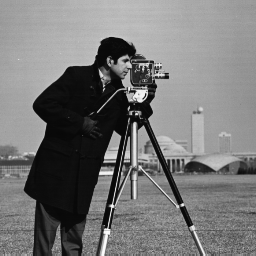
#> input picture TP5-Image-Restoration/Cameraman.bmp, 256 x 256 px
$ python TP5-Image_Restoration.py   (older library calls are emulated)
#> lines starting #> are read from the running program, lines starting #| are printed output that depends on the picture

# coding: utf-8

# In[114]:

from scipy import misc
from scipy.signal import convolve2d, wiener
import numpy as np
import scipy
import matplotlib.pyplot as plt
import pywt
import matplotlib as mpl
import math
mpl.rcParams['figure.figsize']=(5.0,5.0)    #(6.0,4.0)


def rgb2gray(rgb):

    r, g, b = rgb[:,:,0], rgb[:,:,1], rgb[:,:,2]
    gray = 0.2989 * r + 0.5870 * g + 0.1140 * b

    return gray

def loadimg(path):
#> called with path = 'Cameraman.bmp'
    return np.asarray(misc.imread(path, flatten=True, mode='F'))/255.
#> returned value: shape (256, 256) float32; min 0.0275, max 0.992, mean 0.466

def mse(i1,i2):
    return np.mean( (i1 - i2) ** 2 )

def psnr(img1, img2):
    MSE = mse(img1,img2)
    if MSE < 6.502500000000001e-06:
        return 100
    PIXEL_MAX = 1.0
    return 20 * math.log10(PIXEL_MAX / math.sqrt(MSE))

def mod2(H):
    return H*np.conjugate(H)


# ## Simple Inversion
#
# #### Exercise 1.1
# In this exercise we will first blur out the image *Cameraman* using a circular blur filter of radius 4 and then we will restore it using the pseudo inverse of the filter.
#

# In[115]:

f = loadimg('Cameraman.bmp')

plt.title("$f$: Original image")
plt.imshow(f, cmap='gray')
plt.show()


# In[116]:

h = [[0.0000,0.0000,0.0010,0.0072,0.0097,0.0072,0.0010,0.0000,0.0000],
     [0.0000,0.0041,0.0179,0.0199,0.0199,0.0199,0.0179,0.0041,0.0000],
     [0.0010,0.0179,0.0199,0.0199,0.0199,0.0199,0.0199,0.0179,0.0010],
     [0.0072,0.0199,0.0199,0.0199,0.0199,0.0199,0.0199,0.0199,0.0072],
     [0.0097,0.0199,0.0199,0.0199,0.0199,0.0199,0.0199,0.0199,0.0097],
     [0.0072,0.0199,0.0199,0.0199,0.0199,0.0199,0.0199,0.0199,0.0072],
     [0.0010,0.0179,0.0199,0.0199,0.0199,0.0199,0.0199,0.0179,0.0010],
     [0.0000,0.0041,0.0179,0.0199,0.0199,0.0199,0.0179,0.0041,0.0000],
     [0.0000,0.0000,0.0010,0.0072,0.0097,0.0072,0.0010,0.0000,0.0000]]
h = h/np.sum(h)


# In[117]:

H = np.fft.fft2(h, f.shape)


# In[118]:

mpl.rcParams['figure.figsize']=(9.0,6.0)    #(6.0,4.0)


F = np.fft.fft2(f)
plt.subplot(121)
plt.imshow(np.abs(np.fft.fftshift(H)))
plt.title("$|H|$")
plt.subplot(122)
plt.title("$log|F|$")
plt.imshow(np.log(np.abs(np.fft.fftshift(F))))
plt.show()


# In[119]:

mpl.rcParams['figure.figsize']=(5.0,5.0)    #(6.0,4.0)


G = H*F
plt.imshow(np.log(np.abs(np.fft.fftshift(G))))
plt.title("$log|G|$")
plt.show()


# In[120]:

g = np.real(np.fft.ifft2(G))
plt.imshow(g, cmap='gray')
plt.title("$g=h*f$")
plt.show()


# In[121]:

F_rec = G/H
plt.imshow(np.log(np.abs(np.fft.fftshift(F_rec))))
plt.title("$log|\hat{F}|$ by inversion")
plt.show()
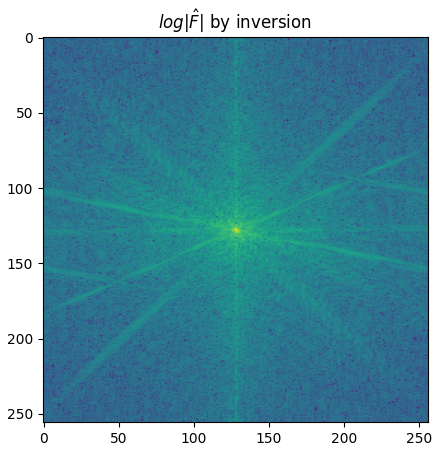
#> figure drawn by matplotlib, 1 panel


# In[122]:

f_rec = np.real(np.fft.ifft2(F_rec))
plt.title("$\hat{f}$ by inversion")
plt.imshow(f_rec, cmap='gray')
plt.show()


# In[123]:

error = mse(f_rec, f)
#> error = 4.06e-33
print("MSE: {:0.2e}".format(error))
#| MSE: 4.06e-33


# Using the inversion in this simple case where the $f$ image is only modified by the filter $h$, $g=h*f$, is very effective and the reconstruction is perfect.
#
# #### Exercise 1.2
#
# In this exercise however we will add some small gaussian noise $z$ to $g$, the resulting PSNR is 40dB, meaning that the noise is really small compared to the origianl image ($\sigma^2_{noise}=0.01$) and it is not visible (at least for me).

# In[124]:

n = np.random.normal(0,1e-2, g.shape)
g1 = g + n
print("PSNR: {:0.2f}dB".format(psnr(g,g1)))
#> in psnr, `MSE = mse(img1,img2)`: MSE = 9.91e-05
#| PSNR: 40.04dB
plt.imshow(g1, cmap='gray')
plt.title("$g = h*f+z$")
plt.show()


# In[125]:

G1 = np.fft.fft2(g1)
plt.imshow(np.log(np.abs(np.fft.fftshift(G1))))
plt.title("$log|G|$")
plt.show()


# In[126]:

F_rec1 = G1/H
plt.imshow(np.log(np.abs(np.fft.fftshift(F_rec1))))
plt.title("$log|\hat{F}|$ by inversion")
plt.show()


# In[127]:

f_rec1 = np.real(np.fft.ifft2(F_rec1))
plt.imshow(f_rec1, cmap='gray')
plt.title("$\hat{f}$ by inversion")
plt.show()


# The result of the reconstruction is totally wrong, even with such small noise. This is due the fact the $H$ has many singular point (where its value is very close or equal to 0), as the noise is equally distributed in the frequency domain when recostructing the image the noise present in the singular point of the filter is amplified of many order of magnetudes. This amplification is very well visible in the plot of $log(|\hat{F}|)$.
#
# #### Exercise 1.3
#
# To avoid the noise explosion a simple solution is to treshold the filter $H$ to bigger values:
#

# In[202]:

from mpl_toolkits.mplot3d import Axes3D
fig = plt.figure()
ax = fig.add_subplot(111, projection='3d')
mpl.rcParams['figure.figsize']=(8.0,6.0)    #(6.0,4.0)

X = np.arange(0, 256, 1)
Y = np.arange(0, 256, 1)

X, Y = np.meshgrid(X, Y)
ax.plot_surface(X,Y,np.abs(np.fft.fftshift(H)), cmap='BrBG')
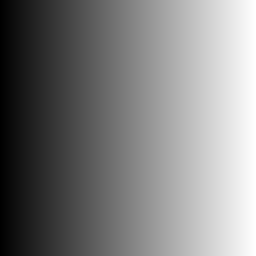
#> X: shape (256, 256) int64; min 0, max 255, mean 127.5
plt.title('$|H|$')
plt.show()


# To begin I start to tresholding all values of $H$ smaller than 0.1:

# In[129]:

def treshold(H, t):
    H1 = H.copy()
    H1[np.abs(H1)<t] = t
    return H1
mpl.rcParams['figure.figsize']=(5.0,5.0)    #(6.0,4.0)

H1 = treshold(H, 1e-1)

F_rec2 = G1/H1
plt.imshow(np.log(np.abs(np.fft.fftshift(F_rec2))))
plt.title(r"$log|\hat{F}|$ by inversion and $\tau=0.1$")
plt.show()


# In[130]:

f_rec2 = np.real(np.fft.ifft2(F_rec2))
plt.imshow(f_rec2, cmap='gray')
plt.title(r"$\hat{f}$ by inversion and $\tau=0.1$")
plt.show()
print("MSE: {:0.2e}".format(mse(f_rec2, f)))
#| MSE: 1.44e-02


# As it possible to see the reconstruction is already much better than the noise pattern of before, however I tried different configuration of the treshold $\tau$ to see what was the best one:

# In[131]:

ts = np.logspace(-3,0,200)
mses = []
for t in ts:
    Hr = treshold(H,t)
    Fr = G1/Hr
    fr = np.real(np.fft.ifft2(Fr))
    mses.append(mse(fr,f))
#> after the loop, mses = 200 values, max 3.76 at index 0, min 0.00881 at index 161, mean 0.535
mses_min = np.min(mses)
#> mses_min = 0.00881
t_min = ts[np.argmin(mses)]
#> t_min = 0.267
print("T optimal: {:0.2f} - {:0.1e}".format(t_min, mses_min))
#| T optimal: 0.27 - 8.8e-03
plt.plot(np.log10(ts), mses)
plt.scatter(np.log10(t_min), mses_min)
plt.grid(True)
plt.title("Reconstruction by Treshold")

plt.xlabel(r'$log_{10}(\tau)$')
plt.ylabel('MSE')
plt.show()
#> figure, not shown here; curve peaks at x = -3, y = 3.76


# The optimal treshold seems to be $\tau=0.27$ with an *mse* of only $8.9e^{-3}$ this the result reconstruction:

# In[132]:


H1 = treshold(H, t_min)

F_rec2 = G1/H1

f_rec2 = np.real(np.fft.ifft2(F_rec2))
plt.imshow(f_rec2, cmap='gray')
plt.title(r"$\hat{f}$ by inversion and $\tau=0.27$")
plt.show()
print("MSE: {:0.2e}".format(mse(f_rec2, f)))
#| MSE: 8.81e-03


# Even if the *mse* is smaller I still prefer the reconstruction with $\tau=0.27$.

# ## Regularization
#
# Another simple way to avoid the noise amplification is to regularize the filter $H$ by adding some small value $\lambda$ that avoid (too) small values:
#
# $$H_{\lambda} = \frac{H^*}{|H|^2+\lambda^2}$$
#
# Note that $H_{\lambda}$ is already inverted respect to $H$.
#
# My first experiment is again with $\lambda=0.1$:

# In[133]:

def regularization(H, lamb):
    return np.conjugate(H)/(mod2(H)+lamb**2)

lamb = 1e-1
H2 = regularization(H, lamb)

plt.title("$|H_{\lambda}|\quad\lambda=0.1$")
plt.imshow((np.abs(np.fft.fftshift(H2))))
plt.show()


# In[134]:

F_rec3 = G1*H2

plt.imshow(np.log(np.abs(np.fft.fftshift(F_rec3))))
plt.title(r"$log|\hat{F}|$ by regularization and $\lambda=0.1$")

plt.show()


# In[135]:

frec3 = np.real(np.fft.ifft2(F_rec3))
plt.title(r"$\hat{f}$ by regularization and $\lambda=0.1$")
plt.imshow(frec3, cmap="gray")
plt.show()


# As before I looked which $\lambda$ minimize the error:

# In[136]:

lambdas = np.logspace(-3,0,200)
mses = []
for lamb in lambdas:
    Hr = regularization(H,lamb)
    Fr = G1*Hr
    fr = np.real(np.fft.ifft2(Fr))
    mses.append(mse(fr,f))
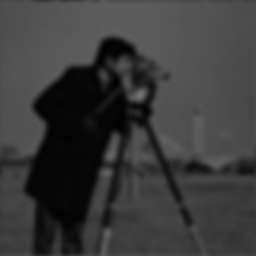
#> fr: shape (256, 256) float64; min 0.00981, max 0.452, mean 0.233
#> after the loop, mses = 200 values, max 1.47 at index 0, min 0.00389 at index 134, mean 0.203
lamb_min = lambdas[np.argmin(mses)]
#> lamb_min = 0.105
mses_min = np.min(mses)
#> mses_min = 0.00389
print("Lambda optimal: {:0.2f} - {:0.1e}".format(lamb_min, mses_min))
#| Lambda optimal: 0.10 - 3.9e-03

plt.plot(np.log10(lambdas), mses)
plt.scatter(np.log10(lamb_min), mses_min)
plt.grid(True)
plt.xlabel('$log_{10}(\lambda)$')
plt.ylabel('MSE')
plt.title("Reconstruction by Regularization")
plt.show()
#> figure, not shown here; curve peaks at x = -3, y = 1.47


# In this case appear that $\lambda=0.1$ is already the best solution with an *mse* of only $3.9e^{-3}$, while the best reconstruction by treshold was capable to optain $8.91e^{-3}$, more or less the double. As well the visual reconstruction is much more pleasant.

# ## The Wiener Filter
#
# The Wiener filter use some prior information, so is a statistical approach, on the signal to reconstruct it in such way to minimize the *mse*.
# In particular it use the hypotetical power spectrum of noise ($S_z$) and signal ($S_f$) to do such reconstruction:
# $$\hat{F}=\frac{H^*}{|H|^2+S_z/S_f}G$$
# I recall that $|H|^2 = H\cdot H^*$ and the block $\frac{|H|^2}{H}$ as been replaced by only $H^*$.
# #### Exercise 3.1
# By using the real power spectrum of the signal and of the noise the result is the following:

# In[167]:

def powerS(image):
    return mod2(np.fft.fft2(image))

def weiner(G, H, Sn, Sf):
    return (np.conjugate(H)/(mod2(H)+Sn/Sf))*G

Sn = powerS(n)
Sf = powerS(f)
Frec = weiner(G1, H, Sn, Sf)


# In[168]:

plt.imshow(np.log(np.abs(Frec)))
plt.title(r"$log|\hat{F}|$ using Weiner filter")
plt.show()


# In[169]:

frec = np.real(np.fft.ifft2(Frec))
plt.imshow(frec, cmap='gray')
plt.title(r"$\hat{f}$ using Weiener filter")

plt.show()
print("MSE: {:0.1e}".format(mse(frec, f)))
#| MSE: 2.7e-03


# The resulting reconstruction is slightly better than using the regularization.
# However we used the original image to obtain such reconstruction, and in real application we don't have access to this information, but it's possible to use the power spectrum of another natural image (as most of real images have similar spectrum) to do such reconstruction:

# In[140]:

house = loadimg('TP5_images/house.tif')
#> call 2 of loadimg, with path = 'TP5_images/house.tif'
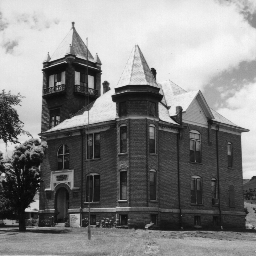
#> input picture TP5-Image-Restoration/TP5_images/house.tif, 256 x 256 px
Sn = powerS(n)
Sf = powerS(house)
Frec = weiner(G1, H, Sn, Sf)


# In[141]:

plt.imshow(np.log(np.abs(Frec)))
plt.title(r"$log|\hat{F}|$ using Weiner filter ($S_f$ of house.tif)")

plt.show()


# In[155]:

frec = np.real(np.fft.ifft2(Frec))
plt.imshow(frec, cmap='gray')
plt.title(r"$\hat{f}$ using Weiener filter ($S_f$ of house.tif)")
plt.show()
print("MSE: {:0.1e}".format(mse(frec, f)))
#| MSE: 3.6e-03


# Even in this case the reconstruction is slightly better then using a simple regularization. The lost of performance against using the original $S_f$ are around ~30%.
# Then I try to use the wiener filter implemented in the *skimage* python package, this implementation doesn't ask for any prior $S_f$ or $S_n$ so I suppose is some how coded or extracted from $G$ directly:

# In[156]:

from skimage import color, data, restoration
fscipy =  np.real(restoration.wiener(g,psf=H,balance=1e-4, is_real=False))
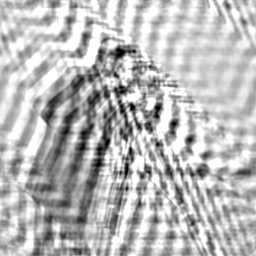
#> fscipy: shape (256, 256) float64; min -1, max 1, mean 0.447; drawn with min black and max white


# In[166]:

plt.imshow(fscipy, cmap='gray')
plt.title(r"$\hat{f}$ using skimage Weiener filter")
plt.show()
print("MSE: {:0.1e}".format(mse(fscipy, f)))
#| MSE: 1.2e-01


# The result of such reconstruction is even better then the previous ones (~3 times better than using the origianl $S_f$). After a quick look at their code to understand what is difference, their implementation is very close to our:
# ```python
# wiener_filter = np.conj(H) / (np.abs(H) ** 2 + balance * np.abs(reg) ** 2)
# return uft.uifft2(wiener_filter * uft.ufft2(image))
# ```
# Where ```reg``` replace our $S_z/S_f$ and is computed using a laplacian filter (second derivate of the image):
# ```python
# reg, _ = uft.laplacian(image.ndim, image.shape, is_real=is_real)
# ```
# and the ```balance``` constant is a constant to improve the balance between the data adaquacy and the restoration.
# The results is:
# $$\hat{F} = \frac{H^*}{|H|^2+\lambda|LG|^2}G$$
#

# #### Exercise 3.2
#
# Another way to compute the $S_f$ without having access to the original image is to compute it from the noisy image itself:
#
# $$r=\sigma^2_f \rho^{-\sqrt{x^2+y^2}}+\mu_f$$
# where $\sigma_f^2$ is the variance of the image and $\mu_f$ its mean. While $\rho$ is the local correlation:
#
#

# In[257]:

def rxy(g):

    var = np.var(g)
#> var = 0.0492
    mu = np.average(g)
#> mu = 0.466

    gh = np.roll(g,1, axis=0)
    gv = np.roll(g,-1, axis=1)
    gv = gv.reshape(1,g.size)
    gh = g1.reshape(gv.shape)
    rho = np.corrcoef(gv,gh)[0,1]
#> rho = 0.994


    print("var : {:0.2e}".format(var))
#| var : 4.92e-02
    print("mu  : {:0.2e}".format(mu))
#| mu  : 4.66e-01
    print("rho : {:0.2e}".format(rho))
#| rho : 9.94e-01
    w = g.shape[0]
#> w = 256
    h = g.shape[1]
#> h = 256
    cx = w/2
#> cx = 128
    cy = h/2
#> cy = 128
    r = np.zeros(g.shape)

    for x in range(w):
        x1 = x-cx
        for y in range(h):
            y1 = y-cy
            r[x,y] = var*rho**(-np.sqrt(x1**2+y1**2))+mu
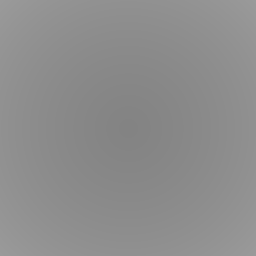
#> r: shape (256, 256) float64; min 0.515, max 0.606, mean 0.554
    return r


# In[258]:

r = rxy(g)
fig = plt.figure()
ax = fig.add_subplot(111, projection='3d')
mpl.rcParams['figure.figsize']=(8.0,6.0)    #(6.0,4.0)

X = np.arange(0, 256, 1)
Y = np.arange(0, 256, 1)

X, Y = np.meshgrid(X, Y)
ax.plot_surface(X,Y,r, cmap='BrBG')
plt.title('$r$')
plt.show()
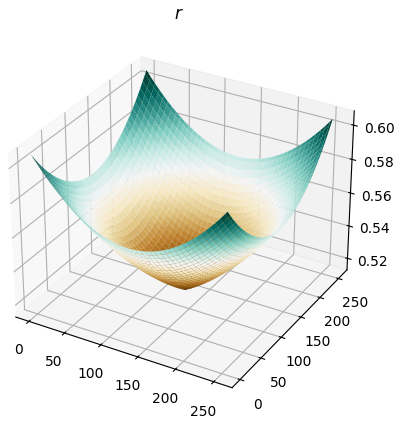
#> figure drawn by matplotlib, 1 panel


# In[277]:

Frec = weiner(G1, H, 1e-2,r)
frec = np.real(np.fft.ifft2(Frec))
plt.imshow(frec, cmap='gray')
plt.title(r"$\hat{f}$ using Weiener filter ($S_f$ of $r$)")
plt.show()
print("MSE: {:0.1e}".format(mse(frec, f)))
#| MSE: 4.0e-03


# In[ ]:


# The resulting reconstrution has *mse* (and visual result) very similar to the reconstruction with $S_f$ from a different image.

# In[ ]:
